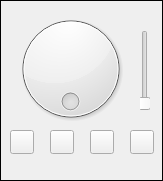
<?xml version="1.0" encoding="UTF-8"?>
<ui version="4.0">
 <class>AudioPanel</class>
 <widget class="QWidget" name="AudioPanel">
  <property name="geometry">
   <rect>
    <x>0</x>
    <y>0</y>
    <width>163</width>
    <height>181</height>
   </rect>
  </property>
  <property name="sizePolicy">
   <sizepolicy hsizetype="Fixed" vsizetype="Fixed">
    <horstretch>0</horstretch>
    <verstretch>0</verstretch>
   </sizepolicy>
  </property>
  <property name="minimumSize">
   <size>
    <width>163</width>
    <height>181</height>
   </size>
  </property>
  <property name="windowTitle">
   <string>AudioPanel</string>
  </property>
  <widget class="QFrame" name="frame">
   <property name="geometry">
    <rect>
     <x>0</x>
     <y>0</y>
     <width>163</width>
     <height>181</height>
    </rect>
   </property>
   <property name="frameShape">
    <enum>QFrame::Box</enum>
   </property>
   <property name="frameShadow">
    <enum>QFrame::Plain</enum>
   </property>
   <widget class="QPushButton" name="button_select">
    <property name="geometry">
     <rect>
      <x>10</x>
      <y>130</y>
      <width>24</width>
      <height>24</height>
     </rect>
    </property>
   </widget>
   <widget class="QLabel" name="label_ticker">
    <property name="geometry">
     <rect>
      <x>10</x>
      <y>160</y>
      <width>141</width>
      <height>16</height>
     </rect>
    </property>
   </widget>
   <widget class="QPushButton" name="button_repeat">
    <property name="geometry">
     <rect>
      <x>130</x>
      <y>130</y>
      <width>24</width>
      <height>24</height>
     </rect>
    </property>
   </widget>
   <widget class="QSlider" name="slider_volume">
    <property name="geometry">
     <rect>
      <x>140</x>
      <y>30</y>
      <width>10</width>
      <height>81</height>
     </rect>
    </property>
    <property name="orientation">
     <enum>Qt::Vertical</enum>
    </property>
   </widget>
   <widget class="QDial" name="dial_seek">
    <property name="geometry">
     <rect>
      <x>10</x>
      <y>8</y>
      <width>121</width>
      <height>121</height>
     </rect>
    </property>
    <property name="wrapping">
     <bool>true</bool>
    </property>
   </widget>
   <widget class="QPushButton" name="button_toggle_play">
    <property name="geometry">
     <rect>
      <x>50</x>
      <y>130</y>
      <width>24</width>
      <height>24</height>
     </rect>
    </property>
   </widget>
   <widget class="QPushButton" name="button_stop">
    <property name="geometry">
     <rect>
      <x>90</x>
      <y>130</y>
      <width>24</width>
      <height>24</height>
     </rect>
    </property>
   </widget>
  </widget>
 </widget>
 <resources/>
 <connections/>
 <designerdata>
  <property name="gridDeltaX">
   <number>10</number>
  </property>
  <property name="gridDeltaY">
   <number>10</number>
  </property>
  <property name="gridSnapX">
   <bool>true</bool>
  </property>
  <property name="gridSnapY">
   <bool>true</bool>
  </property>
  <property name="gridVisible">
   <bool>true</bool>
  </property>
 </designerdata>
</ui>
